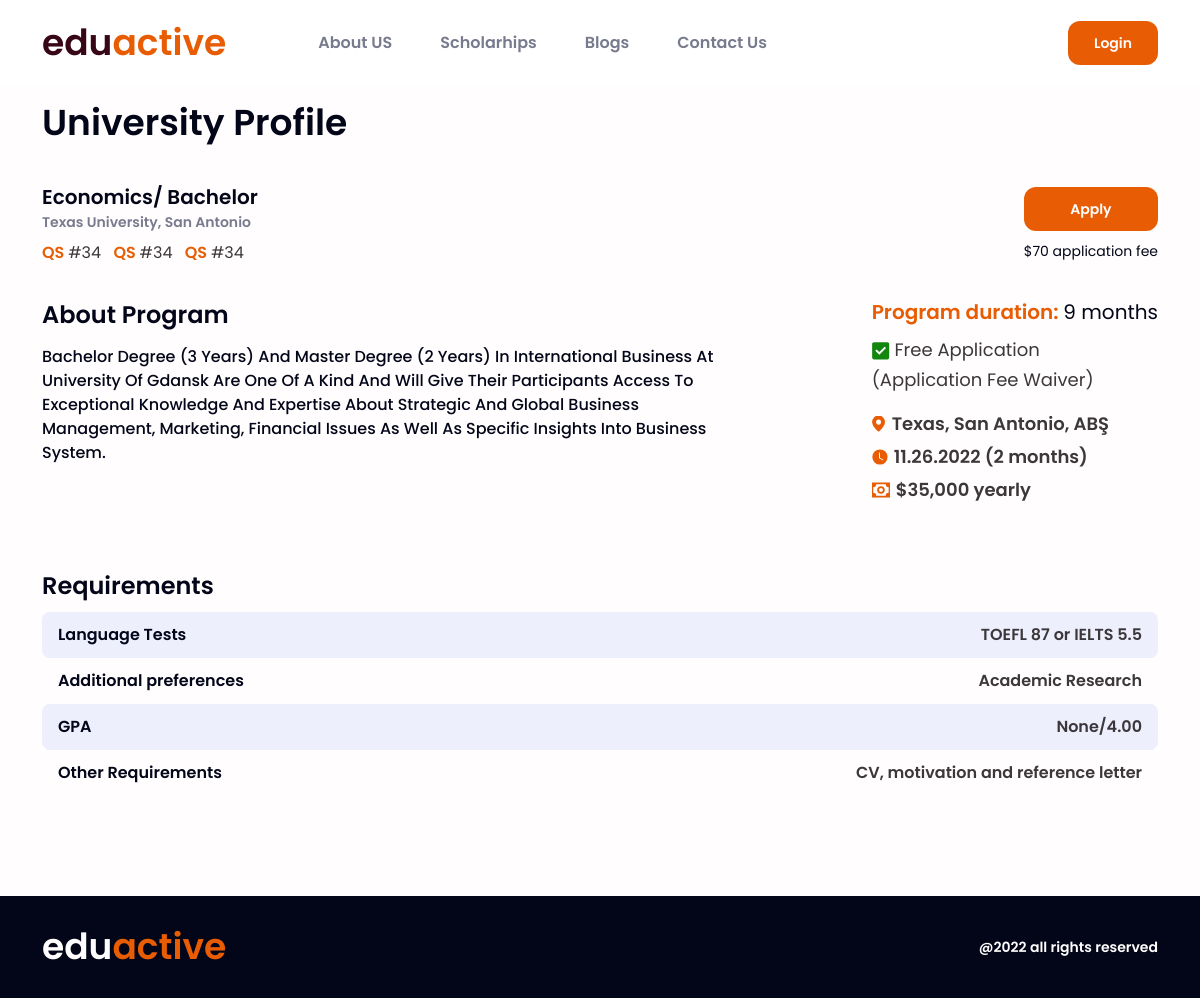
/pages/university/detail/914, run on the app's committed database.
### pages/models.py (models this page shows)
class University(models.Model):
    name = models.CharField(max_length=50, blank=True, null=True)
    qs_rank = models.CharField(max_length=50, blank=True, null=True)
    program = models.CharField(max_length=100, blank=True, null=True)
    degree = models.CharField(max_length=100, blank=True, null=True,choices=DEGREE_CHOICES)
    study_duration = models.CharField(max_length=100, blank=True, null=True)
    email = models.EmailField(max_length=254, blank=True, null=True)
    other_email = models.EmailField(max_length=254, blank=True, null=True)
    gre = models.CharField(max_length=100, blank=True, null=True)
    gpa = models.CharField(max_length=100, blank=True, null=True)
    ielts = models.CharField(max_length=100, blank=True, null=True)
    toefl = models.CharField(max_length=100, blank=True, null=True)
    gmat = models.CharField(max_length=100, blank=True, null=True)
    fee = models.CharField(max_length=100, blank=True, null=True)
    fee_waiver = models.CharField(max_length=100, blank=True, null=True, choices=VAIWER_CHOICES)
    tutaion_fee = models.CharField(max_length=100, blank=True, null=True)
    region = models.CharField(max_length=100, blank=True, null=True,choices=REGION_CHOICES)
    state = models.CharField(max_length=100, blank=True, null=True)
    city = models.CharField(max_length=100, blank=True, null=True)
    city_living_cost = models.CharField(max_length=100, blank=True, null=True)
    acceptance_rate = models.CharField(max_length=100, blank=True, null=True)
    graduation_rate = models.CharField(max_length=100, blank=True, null=True)
    dedline = models.CharField(max_length=500, blank=True, null=True)
    result = models.CharField(max_length=500, blank=True, null=True)
    link = models.CharField(max_length=200, blank=True, null=True)
    bio = models.CharField(max_length=3000, blank=True, null=True)

### pages/views.py (the view)
# urls.py: path('university/detail/<int:id>', detail, name='detail'),
def detail(request, id):
    university = get_object_or_404(University, id=id)
    return render(request, 'university-detail.html', {'university': university})

### templates/university-detail.html
{% extends "base.html" %}
{% load static %}
{% block main %}
    <div class="dummy-height"></div>
<main class="sections">
  <section class="university-profile">
    <div class="container">
      <h1 class="university-profile-title">University Profile</h1>
      <div class="uni-profile-details d-flex align-items-center justify-content-between flex-wrap">
        <div class="uni-info">
            <div class="uni-degree">Economics/ Bachelor</div>
            <div class="uni-loc">Texas University, San Antonio</div>
            <span class="me-2 qs-class">QS <span>#34</span></span>
            <span class="me-2 qs-class">QS <span>#34</span></span>
            <span class="qs-class">QS <span>#34</span></span>
        </div>
        <div class="uni-apply-link">
            <a class="text-decoration-none d-block cs-btn" href="#">Apply</a>
            <div>$70 application fee</div>
        </div>
      </div>
      <div class="uni-programs-details d-lg-flex justify-content-between align-items-start">
        <div class="uni-program-about">
          <h4>About Program</h4>
          <p>
            {{university.bio}}
          </p>
        </div>
        <div class="uni-program-extend">
          <p class="uni-duration">Program duration: <span>9 months</span></p>
          <p class="uni-fee">
            <img src="{% static 'assets/css/icons/others/green-tick.svg' %}" alt="">
            Free Application <span>(Application Fee Waiver)</span>
          </p>
          <ul class="list-unstyled">
            <li class="list-loc mb-2 d-flex align-items-center">
              <img src="{% static 'assets/css/icons/others/location.svg' %}" alt="">
              <span>Texas, San Antonio, ABŞ</span>
            </li>
            <li class="list-date mb-2 d-flex align-items-center">
              <img src="{% static 'assets/css/icons/others/time.svg' %}" alt="">
              <span>11.26.2022 (2 months)</span>
            </li>
            <li class="list-price d-flex align-items-center">
              <img src="{% static 'assets/css/icons/others/money.svg' %}" alt="">
              <span>$35,000 yearly</span>
            </li>
          </ul>
        </div>
      </div>
      <div class="requirements">
        <h4>Requirements</h4>
        <div class="one-requirement require">
          <span>Language Tests</span>
          <span>
            {% if university.toefl %}
            TOEFL {{university.toefl}} or
            {% endif %}
               IELTS {{university.ielts}}
          </span>
        </div>
        <div class="two-requirement require">
          <span>Additional preferences</span>
          <span>Academic Research </span>
        </div>
        <div class="three-requirement require">
          <span>GPA</span>
          <span>{{university.gpa}}/4.00</span>
        </div>
        <div class="four-requirement require">
          <span>Other Requirements</span>
          <span>CV, motivation and reference letter </span>
        </div>
      </div>
    </div>
  </section>
</main>
{% endblock main %}

### static/assets/css/styles.css (style rules this page uses)
:root { --eduactive-color-1: #370617; --eduactive-color-2: #e85d04; --black: #020618; --gray-soft: #edeffd; --gray: #787b8e; --gray-2: #424349; --gray-3: #3c373a; --gray-4: #292a2f; --white: #fffdfd; --white-2: #fbfbfd; --system-right: #138610; --system-wrong: #e01515; --system-wrong-2: #d00000; --system-issue: #ffba08; --transition: all 300ms ease-out; }
body { background: var(--white); }
.cs-btn { border: 2px solid transparent; border-radius: 12px; padding: 8px 24px; font: 14px Poppins-SemiBold; line-height: 24px; text-align: center; background-color: var(--eduactive-color-2); color: var(--white); transition: var(--transition); cursor: pointer; text-decoration: none; }
.dummy-height { height: 86px; }
.university-profile { padding: 10px 0 100px 0; background: var(--white); min-height: 90vh; }
.university-profile-title { font: 36px Poppins-SemiBold; line-height: 54px; color: var(--black); padding: 0; margin-bottom: 32px; }
.uni-apply-link div { font: 14px Poppins-Regular; line-height: 17px; color: var(--black); margin-top: 12px; }
.uni-degree { font: 20px Poppins-SemiBold; line-height: 30px; color: var(--black); }
.uni-loc { font: 14px Poppins-SemiBold; line-height: 21px; color: var(--gray); margin-bottom: 8px; }
.qs-class { font: 16px Poppins-SemiBold; line-height: 24px; color: var(--eduactive-color-2); }
.qs-class span { font-weight: 400; color: var(--gray-3); }
.uni-programs-details { margin-top: 32px; }
.uni-program-about { max-width: 800px; }
.uni-program-about h4 { font: 24px Poppins-SemiBold; line-height: 36px; color: var(--black); margin-bottom: 12px; padding: 0; }
.uni-program-about p { font: 16px Poppins-Medium; line-height: 24px; color: var(--black); text-transform: capitalize; }
.uni-duration { font: 20px Poppins-SemiBold; line-height: 30px; color: var(--eduactive-color-2); padding: 0; margin-bottom: 8px; }
.uni-duration span { font-size: inherit; font-weight: 400; line-height: inherit; color: var(--black); }
.uni-fee { font: 18px Poppins-Regular; line-height: 30px; color: var(--gray-3); }
.uni-fee img { width: 18px; height: 18px; -o-object-fit: cover; object-fit: cover; }
.uni-fee span { font: inherit; line-height: inherit; color: var(--gray-3); display: block; }
.list-loc img { width: 14px; height: 16px; -o-object-fit: cover; object-fit: cover; }
.list-date img { width: 16px; height: 16px; -o-object-fit: cover; object-fit: cover; }
.list-price img { width: 18px; height: 16px; -o-object-fit: cover; object-fit: cover; }
.list-loc span, .list-date span, .list-price span { font: 18px Poppins-SemiBold; line-height: 25px; color: var(--gray-3); padding-left: 6px; }
.requirements { margin-top: 50px; }
.requirements h4 { font: 24px Poppins-SemiBold; line-height: 36px; color: var(--black); }
.require { display: flex; align-items: center; justify-content: space-between; padding: 8px 16px; border-radius: 8px; }
.require span:nth-child(1) { font: 16px Poppins-SemiBold; line-height: 30px; color: var(--black); }
.require span:nth-child(2) { font: 16px Poppins-SemiBold; line-height: 30px; color: var(--gray-3); }
.require:nth-child(even) { background-color: var(--gray-soft); }
@media screen and (max-width: 1399.98px) { .uni-program-about { max-width: 700px; } }

### data on the page
University: bio "Bachelor Degree (3 Years) And Master Degree (2 Years) In International Business At University Of Gdansk Are One Of A Kind And Will Give Their Participants Access To Exceptional Knowledge And Expertise About Strategic And Global Business Management, Marketing, Financial Issues As Well As Specific Insights Into Business System.", toefl "87", ielts "5.5", gpa "None"
